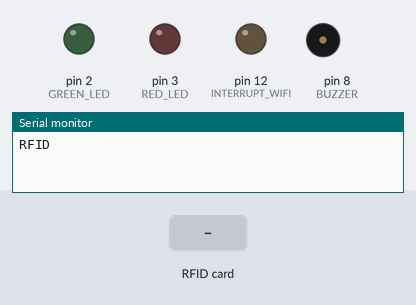
The sketch below on a simulated Arduino Mega 2560, built with avr-gcc and run on an emulated ATmega2560. On the bench: output pins drawn as LEDs (lit = HIGH), buzzer (waves = sounding), the last lines printed to the serial monitor. Dashed ring = blinking. The test bench sets the inputs (shaded band). Pins used as bus, display or sensor lines are not drawn.

Above: at 1.2 s.
1.3 s: RFID card F3 BD D0 04 held to the reader
At 2.6 s:
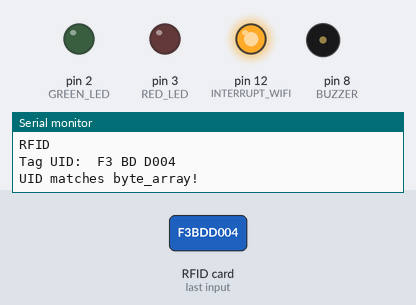
3.8 s: RFID card 5E 7A 19 C4 held to the reader
At 3.93 s:
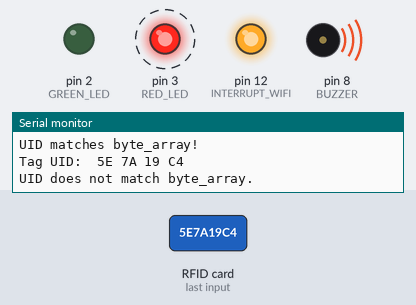
6.3 s: RFID card F3 BD D0 04 held to the reader
At 6.7 s:
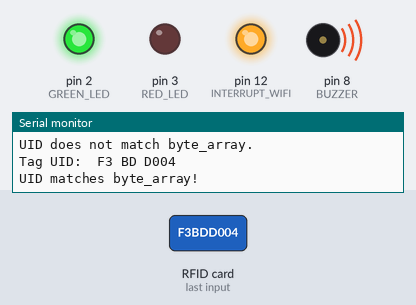
Timing chart, 0 to 9.3 s (numbered marks = the images above; inputs shaded):
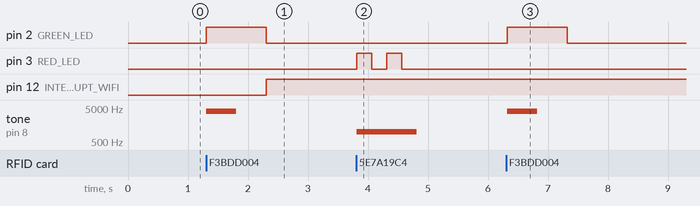

Measured:
- after the input at 1.3 s, pin 2 (GREEN_LED): LOW → HIGH at once, → LOW 1.0 s later; pin 12 (INTERRUPT_WIFI): LOW → HIGH after 1.0 s; tone on pin 8 (BUZZER): silent → 4000 Hz at once, → silent 0.50 s later
- after the input at 3.8 s, pin 3 (RED_LED): alternates HIGH for 0.25 s and LOW for 0.25 s, 4 changes in all, then stays LOW, starting at once; tone on pin 8 (BUZZER): silent → 1000 Hz at once, → silent 1.0 s later
- after the input at 6.3 s, pin 2 (GREEN_LED): LOW → HIGH at once, → LOW 1.0 s later; tone on pin 8 (BUZZER): silent → 4000 Hz at once, → silent 0.50 s later

The sketch:

nfc_module.ino
```cpp
#include <SPI.h>
#include <MFRC522.h>
#include <Wire.h>
#define SS_PIN 53
#define RST_PIN 49
#define GREEN_LED 2
#define RED_LED 3
#define BUZZER 8

// Interrupt wifi
const int INTERRUPT_WIFI = 12;
char checkInterruptSending = 0;

MFRC522 mfrc522(SS_PIN, RST_PIN);  // Instance of the class

uint8_t byte_array[] = {0xF3, 0xBD, 0xD0, 0x04};
float reading;

void setup() {
  pinMode(GREEN_LED, OUTPUT);
  pinMode(RED_LED, OUTPUT);
  pinMode(BUZZER, OUTPUT);
  pinMode(A0, INPUT);
  digitalWrite(BUZZER, HIGH);
  Serial.begin(9600);
  SPI.begin();
  mfrc522.PCD_Init();
  Serial.println("RFID");  // Init SPI bus // Init MFRC522 reading UID");
  // communication init
  digitalWrite(INTERRUPT_WIFI, LOW);
  pinMode(INTERRUPT_WIFI, OUTPUT);
  Wire.begin(9);
  Wire.onReceive(receiveEvent);
  Wire.onRequest(requestEvent);

}

void loop() {
  read_nfc();
}

void callInterruptOnWIFI() {
  digitalWrite(INTERRUPT_WIFI, HIGH);
}

// Sends data about the event that occured when requested
void requestEvent() {
  char r = '1';
  Wire.write(r);
  digitalWrite(INTERRUPT_WIFI, LOW);
}

// Event from wifi
void receiveEvent(int howMany) {
  byte x = Wire.read();
}

void read_nfc() {
  if (mfrc522.PICC_IsNewCardPresent()) {
    if (mfrc522.PICC_ReadCardSerial()) {
      Serial.print("Tag UID: ");

      // Compare UID bytes with byte_array
      bool match = true;
      for (byte i = 0; i < mfrc522.uid.size; i++) {
        Serial.print(mfrc522.uid.uidByte[i] < 0x10 ? "0" : " ");
        Serial.print(mfrc522.uid.uidByte[i], HEX);

        // Compare byte_array with UID byte
        if (mfrc522.uid.uidByte[i] != byte_array[i]) {
          match = false;
          //break;
        }
      }

      Serial.println();
      if (match) {
        Serial.println("UID matches byte_array!");
        good_password();
        callInterruptOnWIFI();
      } else {
        Serial.println("UID does not match byte_array.");
        bad_password();
      }

      mfrc522.PICC_HaltA();
    }
  }
}

void good_password() {
  tone(BUZZER, 4000);
  digitalWrite(GREEN_LED, HIGH);
  delay(500);
  noTone(BUZZER);
  digitalWrite(BUZZER, HIGH);
  delay(500);
  digitalWrite(GREEN_LED, LOW);
}

void bad_password() {
  tone(BUZZER, 1000);
  digitalWrite(RED_LED, HIGH);
  delay(250);
  digitalWrite(RED_LED, LOW);
  delay(250);
  digitalWrite(RED_LED, HIGH);
  delay(250);
  digitalWrite(RED_LED, LOW);
  delay(250);
  noTone(BUZZER);
  digitalWrite(BUZZER, HIGH);
}
```
